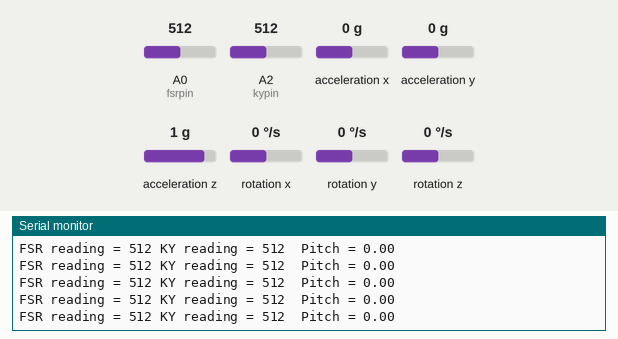
The sketch below on a simulated Arduino Uno, built with avr-gcc and run on an emulated ATmega328P. Parts: the last lines printed to the serial monitor. The inputs (shaded band) are chosen by the test bench; at power-on: A0 (fsrpin) = 512, A2 (kypin) = 512, acceleration x 0 g, acceleration y 0 g, acceleration z 1 g, rotation x 0 °/s, rotation y 0 °/s, rotation z 0 °/s.

Above: at 10.2 s.
10.3 s: A0 (fsrpin) set to 106
At 10.8 s:
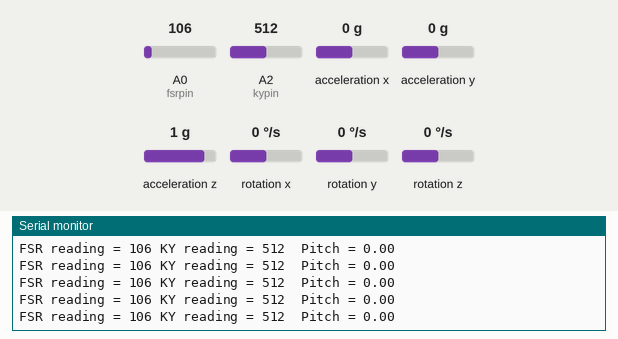
13.3 s: A0 (fsrpin) set to 89
At 14.0 s:
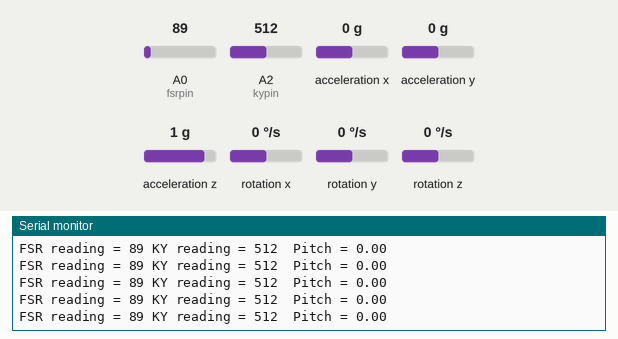
Timing chart, 0 to 16.3 s (numbered marks = the images above; inputs shaded):
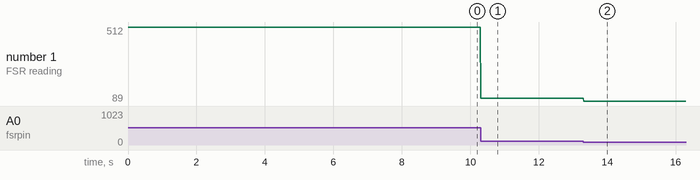

The sketch:

fixed.ino
```cpp
#include <Wire.h>
#include <MPU6050.h>

MPU6050 mpu;

unsigned long timer = 0;
float timeStep = 0.01;

// Pitch, Roll and Yaw values
float pitch = 0;
float roll = 0;
float yaw = 0;

const int fsrpin = A0;
const int kypin = A2;
int kyreading;
int fsreading;

void setup()
{
  Serial.begin(115200);

  while(!mpu.begin(MPU6050_SCALE_2000DPS, MPU6050_RANGE_2G))
  {
    Serial.println("Could not find a valid MPU6050 sensor, check wiring!");
    delay(500);
  }

  mpu.calibrateGyro();

  mpu.setThreshold(1);
}

void loop()
{
    fsreading = analogRead(fsrpin);

    Serial.print("FSR reading = ");
    Serial.print(fsreading);


    kyreading = analogRead(kypin);

    Serial.print(" KY reading = ");
    Serial.print(kyreading);


    timer = millis();

    Vector norm = mpu.readNormalizeGyro();

    pitch = pitch + norm.YAxis * timeStep;
    roll = roll + norm.XAxis * timeStep;
    yaw = yaw + norm.ZAxis * timeStep;

    Serial.print("  Pitch = ");
    Serial.println(pitch);

    delay((timeStep*1000) - (millis() - timer));

}
```

Measured:
- after the input at 10.3 s, the serial monitor: prints a new line at once (image 1)
- after the input at 13.3 s, the serial monitor: prints a new line at once (image 2)
- plotted number 1: 512 → 106 after the input at 10.3 s, 106 → 89 after the input at 13.3 s
